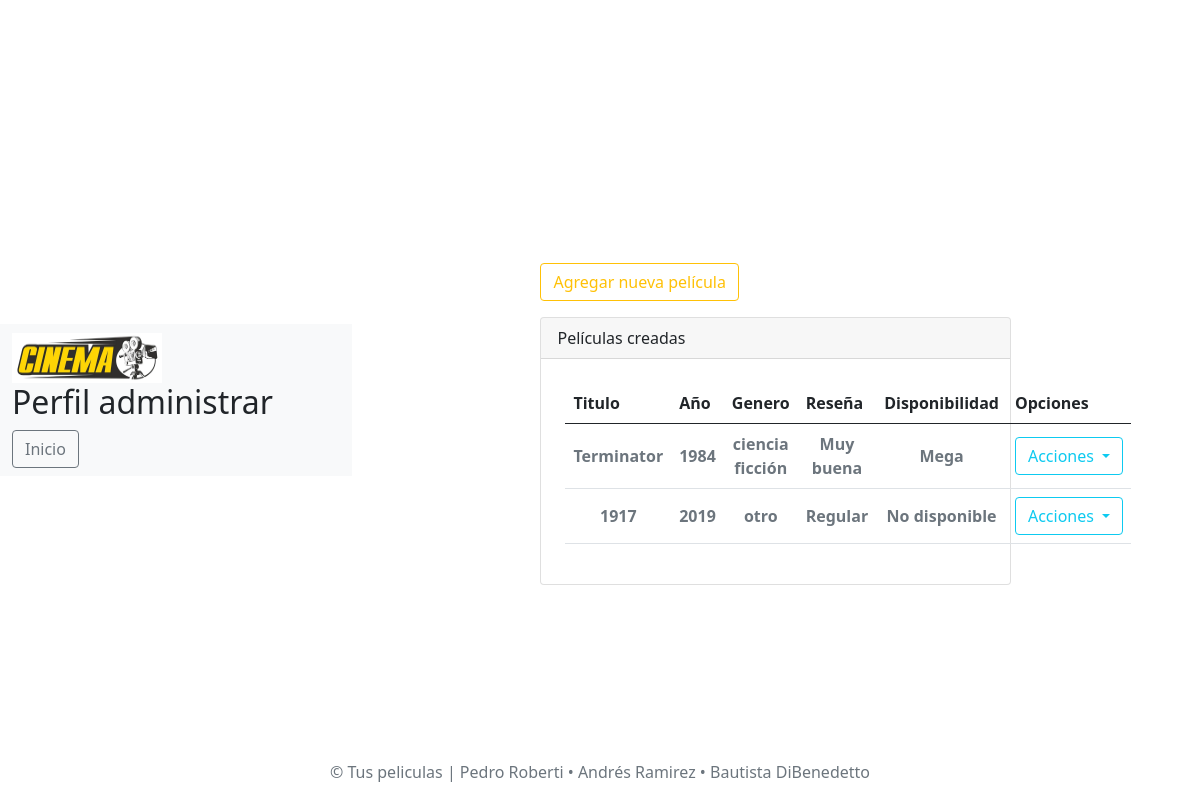
Screenshot of /administrador.php (signed in) with the database file from the repository.
### tables this page shows
CREATE TABLE `peliculas` (
  `id_pelicula` int(255) NOT NULL,
  `titulo` varchar(30) NOT NULL,
  `anio` int(255) NOT NULL,
  `id_genero` int(255) NOT NULL,
  `id_usuario` int(255) NOT NULL,
  `resenia` varchar(40) NOT NULL,
  `disponibilidad` varchar(20) DEFAULT NULL
);

CREATE TABLE `genero` (
  `codigo_genero` int(255) NOT NULL,
  `nombre` varchar(20) NOT NULL
);

### clases/usuario.php (called while the page is built, shortened)
<?php
class Usuario
{
    protected $id;
    public function getId()
    {
        return $this->id;
    }
}

### clases/.env.php (called while the page is built)
<?php
function credenciales() {
	return [
		'usuario'=>'root',
		'clave'=> '',
		'servidor'=> 'localhost',
		'base_de_datos'=>'base_peliculas'
	];
}
 ?>

### clases/Repositorio.php (called while the page is built, shortened)
<?php
require_once '.env.php';
abstract class Repositorio
{
    protected static $conexion = null;
    public function __construct()
    {
        if (is_null(self::$conexion)) {
            $credenciales = credenciales();
            self::$conexion = new mysqli(
                $credenciales['servidor'],
                $credenciales['usuario'],
                $credenciales['clave'],
                $credenciales['base_de_datos']
            );
            self::$conexion->set_charset('utf8mb4');
        }
    }
}

### clases/ControladorPeliculas.php (called while the page is built, shortened)
<?php
require_once 'RepositorioPelicula.php';
class ControladorPeliculas
{
    protected $rp;
    public function __construct($id_usuario = null)
    {
        $this->rp = new Repositorio_Pelicula();
    }
    public function getPeliculasPropias($id_usuario)
    {
        return $this->rp->get_all($id_usuario);
    }
}

### clases/RepositorioPelicula.php (called while the page is built, shortened)
<?php
require_once 'Usuario.php';
require_once 'Pelicula.php';
require_once 'genero.php';
require_once 'Repositorio.php';
class Repositorio_Pelicula extends Repositorio
{
    public function get_all($id_usuario = null)
    {
        $sql = "SELECT ";
        $sql .= "p.id_pelicula, p.titulo, p.anio,  p.disponibilidad, p.resenia, p.id_usuario, ";
        $sql .= "g.nombre, g.codigo_genero ";
        $sql .= "FROM Peliculas p ";
        $sql .= "INNER JOIN genero g ON p.id_genero = g.codigo_genero ";
        if ($id_usuario) {
            $sql .= "WHERE p.id_usuario = ? ";
        }
        $sql .= "ORDER BY p.id_pelicula;";
        $query = self::$conexion->prepare($sql);
        if ($id_usuario) {
            $query->bind_param("i", $id_usuario);
        }
        if ($query->execute()) {
            $query->bind_result(
                $id,
                $titulo,
                $anio,
                $disponibilidad,
                $resenia,
                $id_usuario,
                $nombre_g,
                $id_g
            );
            $peliculas = [];
            while ($query->fetch()) {
                $g = new Genero($id_g, $nombre_g);
                $p = new Pelicula($titulo, $anio, $g, $disponibilidad, $resenia, $id_usuario, $id);
                $peliculas[] = $p;
            }
            return $peliculas;
        }
    }
}

### clases/Pelicula.php (called while the page is built, shortened)
<?php
require_once 'Genero.php';
class Pelicula
{
    protected $titulo;
    protected $anio;
    protected $genero;
    protected $disponibilidad;
    protected $resenia;
    public function __construct ($titulo, $anio, Genero $genero, $disponibilidad, $resenia, $id_usuario, $id=null)
    {
        $this->titulo = $titulo;
        $this->anio = $anio;
        $this->genero = $genero;
        $this->disponibilidad = $disponibilidad;
        $this->resenia = $resenia;
    }
    public function getTitulo() {
	return $this->titulo;
	}
    public function getAnio() {
	return $this->anio;
	}
    public function getGenero() {
	return $this->genero;
	}
    public function getDisponibilidad() {
	return $this->disponibilidad;
	}
    public function getResenia() {
	return $this->resenia;
	}
}

### clases/genero.php (called while the page is built, shortened)
<?php
class Genero
{
    protected $nombre;
    public function __construct($codigo_genero, $nombre)
    {
        $this->nombre = $nombre;
    }
    public function getNombre()
    {
        return $this->nombre;
    }
}

### administrador.php (the view, shortened to what this page needs)
<?php
require_once 'clases/ControladorPeliculas.php';
require_once './clases/Pelicula.php';
if (isset($_SESSION['usuario'])) {
    $usuario = unserialize($_SESSION['usuario']);
} else {
    header('Location: index.php');
}
$cp = new ControladorPeliculas($usuario->getId());
$peliculas = $cp->getPeliculasPropias($usuario->getId());
?>
<!DOCTYPE html>
<html lang="en">
<head>
    <link href="css/style.css" rel="stylesheet" />
    <link href="https://cdn.jsdelivr.net/npm/bootstrap@5.0.0-beta1/dist/css/bootstrap.min.css" rel="stylesheet"
 />
</head>
<body>
    <nav class="navbar navbar-light bg-light">
        <div class="container-fluid">
            <a class="navbar-center" href="index.php">
                <img src="./assets/brand/logo.jpg" alt="logo-tus-peliculas" width="150" height="50"
                    class="d-inline-block align-text-top" />
            </a>
            <h2>Perfil administrar</h2>
            <a href="index.php"><button type="button" class="btn btn-outline-secondary">
                    Inicio
                </button></a>
        </div>
    </nav>
    <div class="container mt-5">
        <div class="row justify-content-center">
            <div class="col-md-7">
                <a href="pelicula_nueva.php">
                    <button type="button" class="btn btn-outline-warning  mb-3">
                        Agregar nueva película
                    </button>
                </a>
                <div class="card">
                    <div class="card-header">Películas creadas</div>
                    <div class="p-4">
                        <table class="table align-middle">
                            <thead>
                                <tr>
                                    <th scope="col">Titulo</th>
                                    <th scope="col">Año</th>
                                    <th scope="col">Genero</th>
                                    <th scope="col">Reseña</th>
                                    <th scope="col">Disponibilidad</th>
                                    <th scope="col">Opciones</th>
                                </tr>
                            </thead>
                            <tbody>
                                <?php
                                if (count($peliculas) === 0) {
                                    echo
                                        '<tr>
                                        <th colspan="6" class="text-center"><h2>No agregó películas aún</h2></th>
                                    </tr>';
                                } else {
                                    foreach ($peliculas as $pelicula) {
                                        echo
                                            '<tr>
                                        <th scope="col" class="text-secondary text-center">' . $pelicula->getTitulo() . '</th>
                                        <th scope="col" class="text-secondary text-center">' . $pelicula->getAnio() . '</th>
                                        <th scope="col" class="text-secondary text-center">' . $pelicula->getGenero()->getNombre() . '</th>
                                        <th scope="col" class="text-secondary text-center">' . $pelicula->getResenia() . '</th>
                                        <th scope="col" class="text-secondary text-center">' . $pelicula->getDisponibilidad() . '</th>
                                        <th scope="col">
                                            <div class="dropdown">
                                                <button class="btn btn-outline-info dropdown-toggle" type="button"
                                                    id="dropdownMenuButton1" data-bs-toggle="dropdown"
                                                    aria-expanded="false">
                                                    Acciones
                                                </button>
                                                <ul class="dropdown-menu dropdown-menu-dark"
                                                    aria-labelledby="dropdownMenuButton1">
                                                    <li><a href="pelicula_nueva.php?id_pelicula=' . $pelicula->getId() . '&titulo=' . $pelicula->getTitulo() . '&anio=' . $pelicula->getAnio() . '&disponibilidad=' . $pelicula->getDisponibilidad() . '&genero=' . $pelicula->getGenero()->getCodigo_genero() . '&resenia=' . $pelicula->getResenia() . '&id_usuario=' . $usuario->getId() . '" class="dropdown-item">Editar</a></li>
                                                    <li><a href="confirmar_borrar_pelicula.php?id_pelicula=' . $pelicula->getId() . '&titulo=' . $pelicula->getTitulo() . '&id_usuario=' . $usuario->getId() . '" class="dropdown-item">Borrar</a></li>
                                                </ul>
                                            </div>
                                        </th>
                                    </tr>';
                                    }
                                }
                                ?>
                            </tbody>
                        </table>
                    </div>
                </div>
                <p class="mt-3 mb-3 text-muted fixed-bottom text-center">
                    &copy; Tus peliculas | Pedro Roberti • Andrés Ramirez • Bautista DiBenedetto
                </p>
            </div>
        </div>
    </div>
</body>
</html>

### rows the page displays
peliculas: titulo "Terminator", anio "1984", id_genero.nombre "ciencia ficción", resenia "Muy buena", disponibilidad "Mega"
peliculas: titulo "1917", anio "2019", id_genero.nombre "otro", resenia "Regular", disponibilidad "No disponible"
